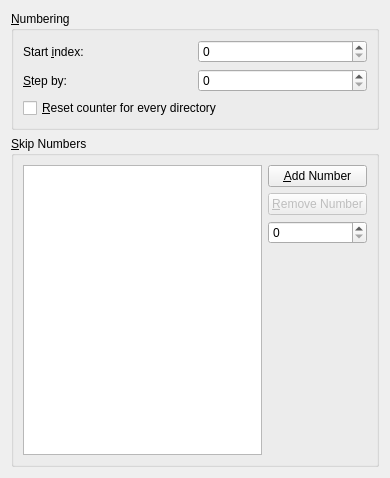
<ui version="4.0" >
 <class>NumberWidget</class>
 <widget class="QWidget" name="NumberWidget" >
  <property name="geometry" >
   <rect>
    <x>0</x>
    <y>0</y>
    <width>390</width>
    <height>478</height>
   </rect>
  </property>
  <property name="windowTitle" >
   <string>Form</string>
  </property>
  <layout class="QVBoxLayout" >
   <item>
    <widget class="QGroupBox" name="grouNumbering" >
     <property name="title" >
      <string>&amp;Numbering</string>
     </property>
     <layout class="QVBoxLayout" >
      <item>
       <layout class="QGridLayout" >
        <item row="0" column="0" >
         <widget class="QLabel" name="labelStart" >
          <property name="text" >
           <string>Start &amp;index:</string>
          </property>
          <property name="buddy" >
           <cstring>spinStart</cstring>
          </property>
         </widget>
        </item>
        <item row="0" column="1" >
         <widget class="QSpinBox" name="spinStart" />
        </item>
        <item row="1" column="0" >
         <widget class="QLabel" name="label_2" >
          <property name="text" >
           <string>&amp;Step by:</string>
          </property>
          <property name="buddy" >
           <cstring>spinStep</cstring>
          </property>
         </widget>
        </item>
        <item row="1" column="1" >
         <widget class="QSpinBox" name="spinStep" />
        </item>
       </layout>
      </item>
      <item>
       <widget class="QCheckBox" name="checkReset" >
        <property name="text" >
         <string>&amp;Reset counter for every directory</string>
        </property>
       </widget>
      </item>
     </layout>
    </widget>
   </item>
   <item>
    <widget class="QGroupBox" name="groupSkip" >
     <property name="title" >
      <string>&amp;Skip Numbers</string>
     </property>
     <layout class="QHBoxLayout" >
      <item>
       <widget class="QListWidget" name="listSkip" />
      </item>
      <item>
       <layout class="QVBoxLayout" >
        <item>
         <layout class="QVBoxLayout" >
          <item>
           <widget class="QPushButton" name="buttonAdd" >
            <property name="text" >
             <string>&amp;Add Number</string>
            </property>
           </widget>
          </item>
          <item>
           <widget class="QPushButton" name="buttonRemove" >
            <property name="enabled" >
             <bool>false</bool>
            </property>
            <property name="text" >
             <string>&amp;Remove Number</string>
            </property>
           </widget>
          </item>
          <item>
           <widget class="QSpinBox" name="spinNumber" />
          </item>
         </layout>
        </item>
        <item>
         <spacer>
          <property name="orientation" >
           <enum>Qt::Vertical</enum>
          </property>
          <property name="sizeHint" >
           <size>
            <width>20</width>
            <height>40</height>
           </size>
          </property>
         </spacer>
        </item>
       </layout>
      </item>
     </layout>
    </widget>
   </item>
  </layout>
 </widget>
 <resources/>
 <connections/>
</ui>
